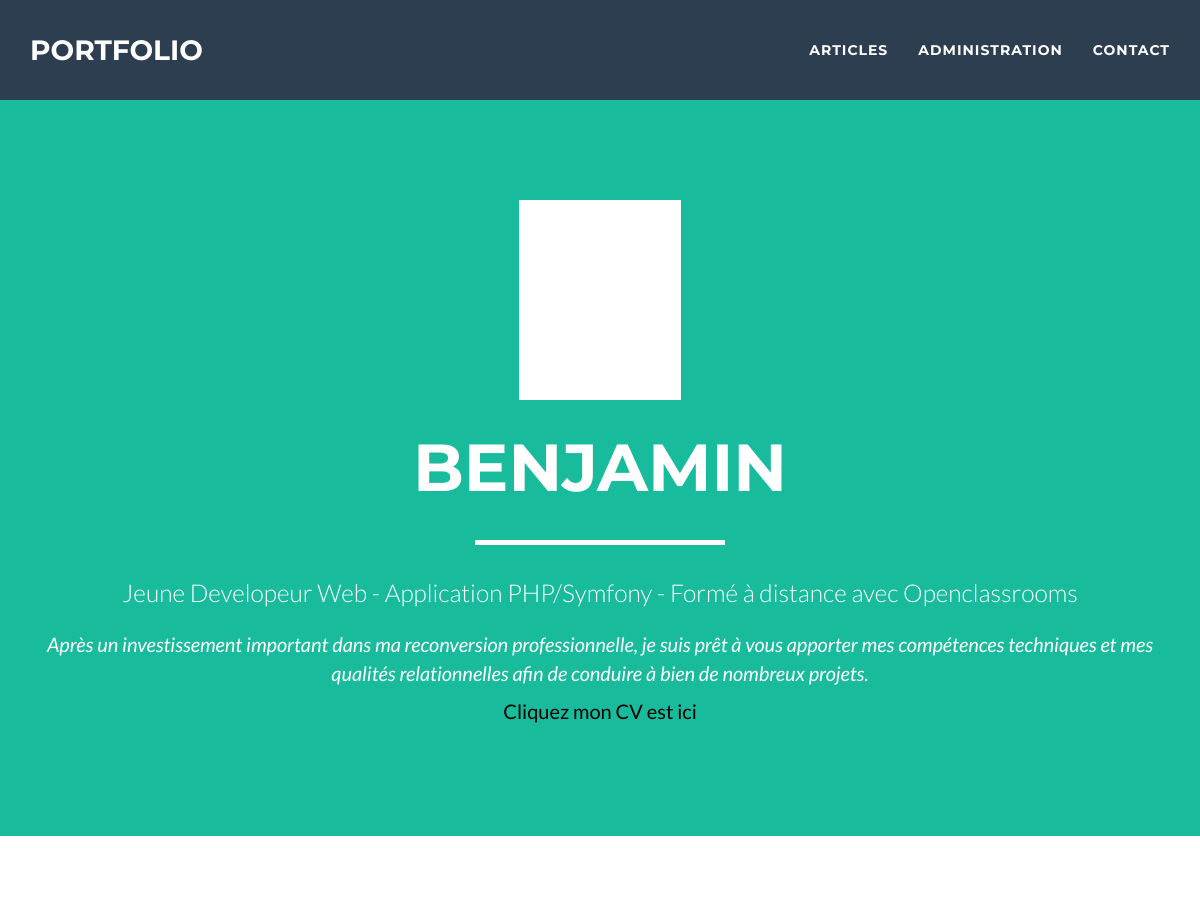
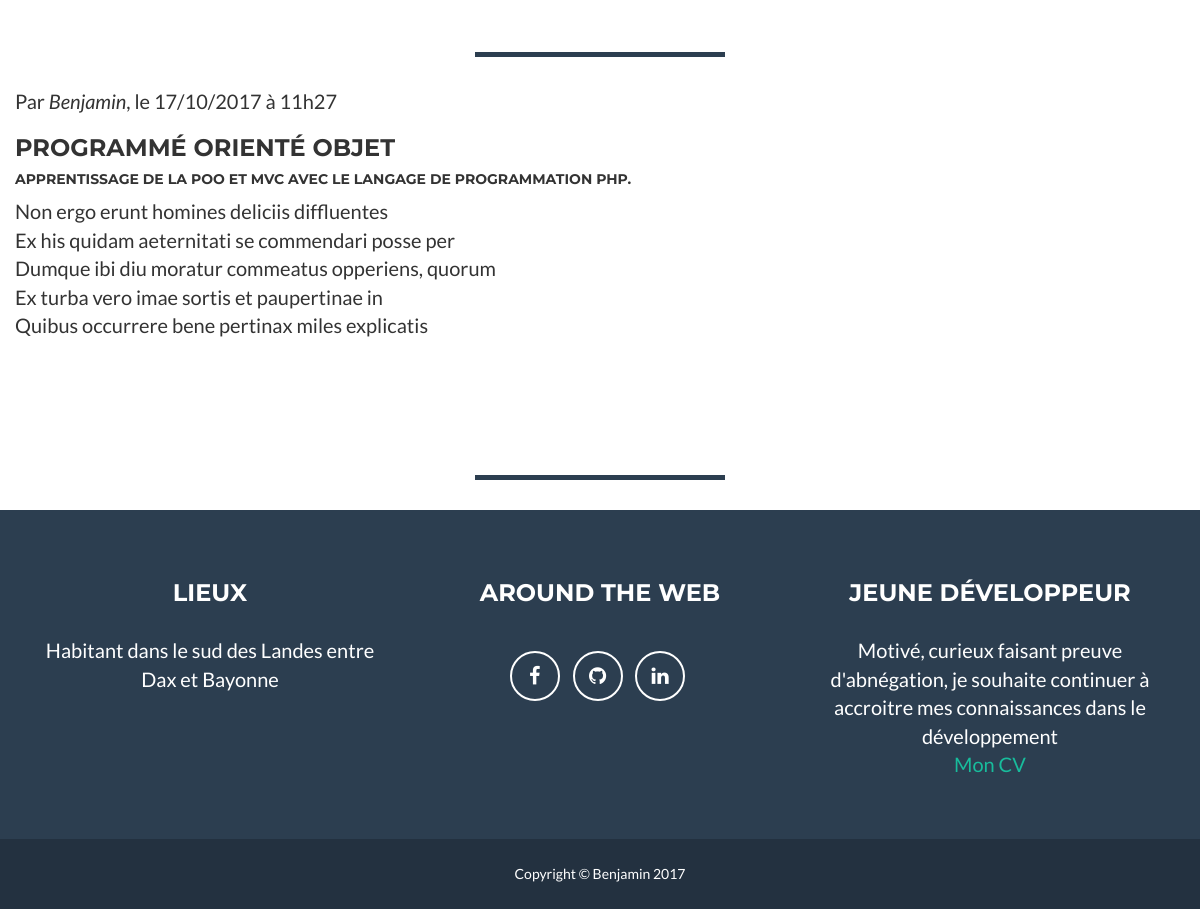
/index.php?action=article&id=31, run on the app's committed database (2 pictures, top to bottom).
### tables this page shows
CREATE TABLE `article` (
  `id` int(5) NOT NULL,
  `auteur` varchar(30) NOT NULL,
  `titre` varchar(100) NOT NULL,
  `chapo` varchar(300) NOT NULL,
  `contenu` text NOT NULL,
  `dateAjout` datetime NOT NULL,
  `dateModif` datetime NOT NULL
);

### Controler/ControlerArticles.php (called while the page is built, shortened)
<?
require_once'Modele/Article.php';
require_once'Modele/ArticleManager.php';
	class ControlerArticles{
	public function article($id)
	{
	$db = Modele::getMysqlConnexionWithPDO();
	$manager = new ArticleManager($db);
	$article = $manager->getUnique((int) $_GET['id']);
	require 'View/viewArticle.php';
	}
	}

### index.php (called while the page is built, shortened)
<?php
$RouterFront = new RouterFront();
$RouterFront->routerRequete();

### Modele/ArticleManager.php (called while the page is built, shortened)
<?php
class ArticleManager extends Modele
{
  protected $db;
  public function __construct(PDO $db)
  {
    $this->db = $db;
  }
  public function getUnique($id)
  {
    $requete = $this->db->prepare('SELECT id, auteur, titre, chapo, contenu, dateAjout, dateModif FROM article WHERE id = :id');
    $requete->bindValue(':id', (int) $id, PDO::PARAM_INT);
    $requete->execute();
    $requete->setFetchMode(PDO::FETCH_CLASS | PDO::FETCH_PROPS_LATE, 'Article');
    $article = $requete->fetch();
    $article->setDateAjout(new DateTime($article->dateAjout()));
    $article->setDateModif(new DateTime($article->dateModif()));
    return $article;
  }
}

### Modele/Article.php (called while the page is built, shortened)
<?php
class Article extends Modele
{
  protected $erreurs = [],
            $id,
            $auteur,
            $titre,
            $chapo,
            $contenu,
            $dateAjout,
            $dateModif;
  public function setDateAjout(DateTime $dateAjout)
  {
    $this->dateAjout = $dateAjout;
  }
  public function setDateModif(DateTime $dateModif)
  {
    $this->dateModif = $dateModif;
  }
  public function auteur()
  {
    return $this->auteur;
  }
  public function titre()
  {
    return $this->titre;
  }
  public function chapo()
  {
    return $this->chapo;
  }
  public function contenu()
  {
    return $this->contenu;
  }
  public function dateAjout()
  {
    return $this->dateAjout;
  }
  public function dateModif()
  {
    return $this->dateModif;
  }
}

### View/viewArticle.php (the view, shortened to what this page needs)
<div class="article">
<?php
  echo '<p>Par <em>', $article->auteur(), '</em>, le ', $article->dateAjout()->format('d/m/Y à H\hi'), '</p>', "\n",
       '<h3>', $article->titre(), '</h3>', "\n",
       '<h5>', $article->chapo(), '</h5>', "\n",
       '<p>', nl2br($article->contenu()), '</p>', "\n";
?>
</div>
<?php require 'template.php'; ?>

### data on the page
article: auteur "Benjamin", titre "PROGRAMMÉ ORIENTÉ OBJET", chapo "APPRENTISSAGE DE LA POO ET MVC AVEC LE LANGAGE DE PROGRAMMATION PHP.", contenu "Non ergo erunt homines deliciis diffluentes Ex his quidam aeternitati se commendari posse per Dumque ibi diu moratur commeatus opperiens, quorum Ex turba vero imae sortis et paupertinae in Quibus occurrere bene pertinax miles explicatis"

### other printed values
$article->dateAjout()->format('d/m/Y à H\hi') "17/10/2017 à 11h27"
